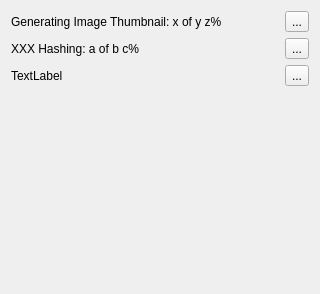
<?xml version="1.0" encoding="UTF-8"?>
<ui version="4.0">
 <class>DigStatus</class>
 <widget class="QDialog" name="DigStatus">
  <property name="windowModality">
   <enum>Qt::ApplicationModal</enum>
  </property>
  <property name="geometry">
   <rect>
    <x>0</x>
    <y>0</y>
    <width>320</width>
    <height>294</height>
   </rect>
  </property>
  <property name="windowTitle">
   <string>Dig Status</string>
  </property>
  <property name="modal">
   <bool>true</bool>
  </property>
  <layout class="QVBoxLayout" name="verticalLayout_2">
   <item>
    <layout class="QHBoxLayout" name="horizontalLayout">
     <item>
      <widget class="QLabel" name="imgthumblabel">
       <property name="text">
        <string>Generating Image Thumbnail: x of y z%</string>
       </property>
      </widget>
     </item>
     <item>
      <spacer name="horizontalSpacer">
       <property name="orientation">
        <enum>Qt::Horizontal</enum>
       </property>
       <property name="sizeHint" stdset="0">
        <size>
         <width>40</width>
         <height>20</height>
        </size>
       </property>
      </spacer>
     </item>
     <item>
      <widget class="QToolButton" name="imgthumbbutton">
       <property name="text">
        <string>...</string>
       </property>
       <property name="icon">
        <iconset resource="wombatforensics.qrc">
         <normaloff>:/cancelthread</normaloff>:/cancelthread</iconset>
       </property>
      </widget>
     </item>
    </layout>
   </item>
   <item>
    <layout class="QHBoxLayout" name="horizontalLayout_2">
     <item>
      <widget class="QLabel" name="hashlabel">
       <property name="text">
        <string>XXX Hashing: a of b c%</string>
       </property>
      </widget>
     </item>
     <item>
      <spacer name="horizontalSpacer_2">
       <property name="orientation">
        <enum>Qt::Horizontal</enum>
       </property>
       <property name="sizeHint" stdset="0">
        <size>
         <width>40</width>
         <height>20</height>
        </size>
       </property>
      </spacer>
     </item>
     <item>
      <widget class="QToolButton" name="hashbutton">
       <property name="text">
        <string>...</string>
       </property>
       <property name="icon">
        <iconset resource="wombatforensics.qrc">
         <normaloff>:/cancelthread</normaloff>:/cancelthread</iconset>
       </property>
      </widget>
     </item>
    </layout>
   </item>
   <item>
    <layout class="QHBoxLayout" name="horizontalLayout_3">
     <item>
      <widget class="QLabel" name="label_3">
       <property name="text">
        <string>TextLabel</string>
       </property>
      </widget>
     </item>
     <item>
      <spacer name="horizontalSpacer_3">
       <property name="orientation">
        <enum>Qt::Horizontal</enum>
       </property>
       <property name="sizeHint" stdset="0">
        <size>
         <width>40</width>
         <height>20</height>
        </size>
       </property>
      </spacer>
     </item>
     <item>
      <widget class="QToolButton" name="toolButton_3">
       <property name="text">
        <string>...</string>
       </property>
       <property name="icon">
        <iconset resource="wombatforensics.qrc">
         <normaloff>:/cancelthread</normaloff>:/cancelthread</iconset>
       </property>
      </widget>
     </item>
    </layout>
   </item>
   <item>
    <spacer name="verticalSpacer">
     <property name="orientation">
      <enum>Qt::Vertical</enum>
     </property>
     <property name="sizeHint" stdset="0">
      <size>
       <width>20</width>
       <height>40</height>
      </size>
     </property>
    </spacer>
   </item>
  </layout>
  <zorder>verticalSpacer</zorder>
 </widget>
 <resources>
  <include location="wombatforensics.qrc"/>
 </resources>
 <connections/>
</ui>
